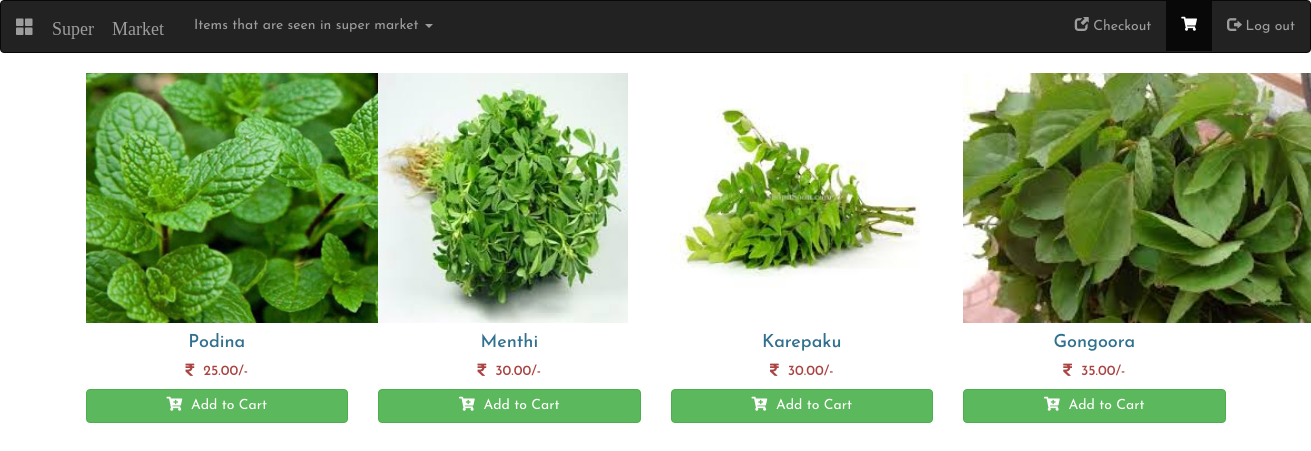
The app's page /leafy.php with its own data.
### tables this page shows
CREATE TABLE `leafy` (
  `id` int(255) NOT NULL,
  `product_name` varchar(255) NOT NULL,
  `product_price` float NOT NULL,
  `product_image` varchar(255) NOT NULL,
  `product_code` varchar(255) NOT NULL
);

### leafy.php (the view, shortened to what this page needs)
<!DOCTYPE html>
<html>
<head>
  <link rel="stylesheet" type="text/css" href="css/style.css">
  <link rel="stylesheet" href="https://maxcdn.bootstrapcdn.com/bootstrap/3.4.1/css/bootstrap.min.css">
  <link rel="stylesheet" href="https://cdnjs.cloudflare.com/ajax/libs/font-awesome/5.12.0/css/all.css" />
</head>
<body>
	<nav class="navbar navbar-inverse">
  <div class="container-fluid">
    <div class="navbar-header">
      <a class="navbar-brand" href="#"><span class="glyphicon glyphicon-th-large"> Super Market</span></a>
    </div>
    <ul class="nav navbar-nav">
      <li class="dropdown">
        <a class="dropdown-toggle" data-toggle="dropdown" href="shopping.php">Items that are seen in super market
        <span class="caret"></span></a>
      </li>
    </ul>
    <ul class="nav navbar-nav navbar-right">
      <li><a href="checkout.php"><span class="glyphicon glyphicon-new-window"></span> Checkout </a></li>
      <li class="active"><a href="cart.php"><span></span><i class="fas fa-shopping-cart"></i><span id="cart-item" class="badge badge-danger"></span></a></li>
      <li><a href="index.php"><span class="glyphicon glyphicon-log-out"></span> Log out</a></li>
    </ul>
  </div>
</nav>
<div class="container">
  <div class="row mt-2 pb-3">
    <?php
      include 'config.php';
      $stmt = $conn->prepare("SELECT * FROM leafy");
      $stmt->execute();
      $result = $stmt->get_result();
      while($row = $result->fetch_assoc()):
    ?>
    <div class="col-sm-6 col-md-4 col-lg-3 mb-2">
      <div class="card-deck">
        <div class="card p-2 border-secondary mb-2">
          <img src="<?= $row['product_image'] ?>" class="card-img-top" height="250">
          <div class="card-body p-1">
            <h4 class="card-title text-center text-info"><?= $row['product_name'] ?></h4>
            <h5 class="card-text text-center text-danger"><i class="fas fa-rupee-sign"></i>&nbsp;&nbsp;<?= number_format($row['product_price'],2) ?>/-</h5>
          </div>
          <div class="card-footer p-1">
            <form action="" class="form-submit">
              <button class="btn btn-success btn-block addItemBtn"><i class="fas fa-cart-plus"></i>&nbsp;&nbsp;Add to Cart</button>
            </form>
          </div>
        </div>
      </div>
    </div>
  <?php endwhile; ?>
  </div>
</div>
</body>
</html>

### css/style.css (style rules this page uses)
* { margin: 0; padding: 0;box-sizing: border-box;font-family: 'Josefin Sans', sans-serif; }

### records on screen
leafy: product_image (picture), product_name "Podina", product_price "25.00"
leafy: product_image (picture), product_name "Menthi", product_price "30.00"
leafy: product_image (picture), product_name "Karepaku", product_price "30.00"
leafy: product_image (picture), product_name "Gongoora", product_price "35.00"
